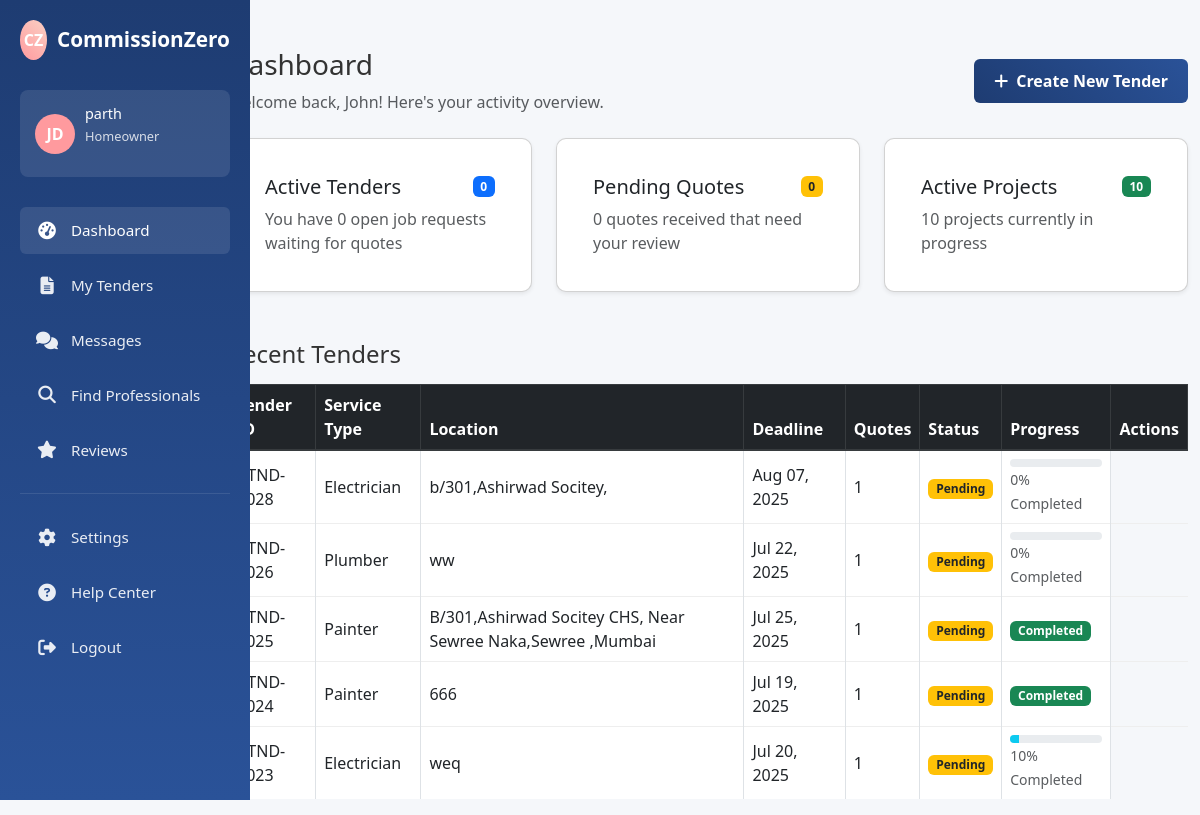
Screenshot of /customer_dashboard/ (signed in) with the database file from the repository.
### CommissionZeroApp/models.py (models this page shows, shortened)
class Tender(models.Model):
    SERVICE_CATEGORIES = [
        ('electrician', 'Electrician'),
        ('plumber', 'Plumber'),
        ('painter', 'Painter'),
        ('carpenter', 'Carpenter'),
        ('solar', 'Solar Electrician'),
    ]
    URGENCY_CHOICES = [
        ('urgent', 'Urgent (Within 24 hours)'),
        ('soon', 'Soon (Within a week)'),
        ('flexible', 'Flexible (No specific deadline)'),
    ]
    user = models.ForeignKey(User, on_delete=models.CASCADE)
    title = models.CharField(max_length=255)
    description = models.TextField()
    category = models.CharField(max_length=50, choices=SERVICE_CATEGORIES)
    budget = models.PositiveIntegerField(blank=True, null=True)
    urgency = models.CharField(max_length=20, choices=URGENCY_CHOICES)
    address = models.CharField(max_length=255)
    postcode = models.CharField(max_length=10)
    start_date = models.DateField(blank=True, null=True)
    deadline = models.DateField()
    notes = models.TextField(blank=True)
    images = models.ImageField(upload_to='tender_images/', blank=True, null=True)
    status = models.CharField(max_length=20, default='open')
    created_at = models.DateTimeField(auto_now_add=True)

### CommissionZeroApp/views.py (the view)
# urls.py: path('customer_dashboard/', views.customer_dashboard, name='customer_dashboard'),
@role_required(['customer'])
@login_required
def customer_dashboard(request):
    user = request.user
    active_tenders_count = Tender.objects.filter(user=user, status='open').count()
    pending_quotes_count = Quotation.objects.filter(tender__user=user, status='pending').count()
    active_projects_count = Tender.objects.filter(user=user, status='ongoing').count()
    tenders = (
        Tender.objects
        .filter(user=user)
        .annotate(num_quotes=Count('quotation'))
        .order_by('-created_at')[:5]
    )
    for tender in tenders:
        try:
            quotation = Quotation.objects.filter(tender=tender).order_by('-created_at').first()
            tender.progress = quotation.progress if quotation else None
        except Exception:
            tender.progress = None
    context = {
        'tenders': tenders,
        'active_tenders_count': active_tenders_count,
        'pending_quotes_count': pending_quotes_count,
        'active_projects_count': active_projects_count,
    }
    return render(request, 'CommissionZeroApp/customer/customer_dashboard.html', context)

### CommissionZeroApp/context_processors.py (called while the page is built)
def provider_avg_rating(request):
    if request.user.is_authenticated and hasattr(request.user, 'role') and request.user.role == 'provider':
        avg_rating = Review.objects.filter(provider=request.user).aggregate(avg=Avg('rating'))['avg']
        return {'avg_rating': round(avg_rating or 0, 1)}
    return {}

### CommissionZeroApp/templates/CommissionZeroApp/customer/customer_dashboard.html (shortened to what this page needs)
{% block content %}
{% load static %}
<!DOCTYPE html>
<html lang="en">
<head>
  <link href="https://cdn.jsdelivr.net/npm/bootstrap@5.3.0/dist/css/bootstrap.min.css" rel="stylesheet">
  <link rel="stylesheet" href="{% static 'css/customer/customer_dashboard.css' %}">
  <link rel="stylesheet" href="https://cdnjs.cloudflare.com/ajax/libs/font-awesome/6.4.0/css/all.min.css" />
</head>
<body>
  {% include "sidebar_customer.html" %}
  <div class="container mt-5">
    <div class="d-flex justify-content-between align-items-center mb-4">
      <div>
        <h1 class="h3">Dashboard</h1>
        <p class="text-muted mb-0">Welcome back, John! Here's your activity overview.</p>
      </div>
      <a href="/tender_creation" class="btn btn-primary">
        <i class="fas fa-plus me-2"></i>Create New Tender
      </a>
    </div>
    <div class="row g-4 mb-5">
      <div class="col-md-4">
        <div class="card shadow-sm h-100">
          <div class="card-body">
            <div class="d-flex justify-content-between align-items-center">
              <h5 class="card-title mb-0">Active Tenders</h5>
              <span class="badge bg-primary">{{ active_tenders_count }}</span>
            </div>
            <p class="card-text text-muted mt-2">You have {{ active_tenders_count }} open job requests waiting for quotes</p>
          </div>
        </div>
      </div>
      <div class="col-md-4">
        <div class="card shadow-sm h-100">
          <div class="card-body">
            <div class="d-flex justify-content-between align-items-center">
              <h5 class="card-title mb-0">Pending Quotes</h5>
              <span class="badge bg-warning text-dark">{{ pending_quotes_count }}</span>
            </div>
            <p class="card-text text-muted mt-2">{{ pending_quotes_count }} quotes received that need your review</p>
          </div>
        </div>
      </div>
      <div class="col-md-4">
        <div class="card shadow-sm h-100">
          <div class="card-body">
            <div class="d-flex justify-content-between align-items-center">
              <h5 class="card-title mb-0">Active Projects</h5>
              <span class="badge bg-success">{{ active_projects_count }}</span>
            </div>
            <p class="card-text text-muted mt-2">{{ active_projects_count }} projects currently in progress</p>
          </div>
        </div>
      </div>
    </div>
    <h4 class="mb-3">Recent Tenders</h4>
    <div class="table-responsive">
      <table class="table table-bordered table-hover align-middle">
        <thead class="table-dark">
          <tr>
            <th scope="col">Tender ID</th>
            <th scope="col">Service Type</th>
            <th scope="col">Location</th>
            <th scope="col">Deadline</th>
            <th scope="col">Quotes</th>
            <th scope="col">Status</th>
            <th scope="col">Progress</th>
            <th scope="col">Actions</th>
          </tr>
        </thead>
        <tbody>
          {% for tender in tenders %}
          <tr>
            <td>#TND-{{ tender.id|stringformat:"04d" }}</td>
            <td>{{ tender.get_category_display }}</td>
            <td>{{ tender.address }}</td>
            <td>{{ tender.deadline|date:"M d, Y" }}</td>
            <td>{{ tender.num_quotes }}</td>
            <td>
              {% if tender.status == 'ongoing' %}
                <span class="badge bg-warning text-dark">Pending</span>
              {% elif tender.status == 'open' %}
                <span class="badge bg-success text-light">open</span>
              {% elif tender.status == 'completed' %}
                <span class="badge bg-secondary">Completed</span>
              {% else %}
                <span class="badge bg-warning text-dark">{{ tender.status|capfirst }}</span>
              {% endif %}
            </td>
            <td>
              {% if tender.status == 'accepted' or tender.status == 'ongoing' %}
                {% if tender.progress != None and tender.progress < 100 %}
                  <div class="progress" style="height: 8px;">
                    <div class="progress-bar bg-info" role="progressbar"
                         style="width: {{ tender.progress }}%;"
                         aria-valuenow="{{ tender.progress }}" aria-valuemin="0" aria-valuemax="100">
                    </div>
                  </div>
                  <small class="text-muted">{{ tender.progress }}% Completed</small>
                {% elif tender.progress == 100 %}
                  <span class="badge bg-success">Completed</span>
                {% else %}
                  <span class="text-muted">N/A</span>
                {% endif %}
              {% else %}
                <span class="text-muted">-</span>
              {% endif %}
            </td>
          </tr>
          {% empty %}
          <tr>
            <td colspan="7" class="text-center text-muted">No tenders found.</td>
          </tr>
          {% endfor %}
        </tbody>
      </table>
    </div>
  </div>
</body>
</html>
{% endblock %}

### templates/sidebar_customer.html (shortened to what this page needs)
{% block content %}
{% load static %}
<!DOCTYPE html>
<html lang="en">
<head>
    <link rel="stylesheet" href="https://cdnjs.cloudflare.com/ajax/libs/font-awesome/6.4.0/css/all.min.css">
    <link rel="stylesheet" href="{% static 'css/customer/sidebar_customer.css' %}">
</head>
<body>
<aside class="sidebar" id="sidebar">
    <div class="brand">
        <div class="logo">CZ</div>
        <div class="brand-name">CommissionZero</div>
    </div>
    <div class="user-profile">
        <div class="user-avatar">JD</div>
        <div class="user-info">
            <h4>{{ user.username }}</h4>
            <p>Homeowner</p>
        </div>
    </div>
    <nav class="nav-menu">
        {% url 'customer_dashboard' as customer_dashboard %}
        {% url 'tender_creation' as tender_creation %}
        {% url 'my_tenders' as my_tenders %}
        {% url 'messages_customer' as messages_customer %}
        {% url 'find_professionals' as find_professionals %}
        {% url 'reviews' as reviews %}
        <a href="{{ customer_dashboard }}" class="menu-item {% if request.path == customer_dashboard or request.path == tender_creation %}active{% endif %}">
            <i class="fas fa-tachometer-alt"></i>
            <span>Dashboard</span>
        </a>
        <a href="{{ my_tenders }}" class="menu-item {% if request.path == my_tenders %}active{% endif %}">
            <i class="fas fa-file-alt"></i>
            <span>My Tenders</span>
        </a>
        <a href="{{ messages_customer }}" class="menu-item {% if request.path == messages_customer %}active{% endif %}">
            <i class="fas fa-comments"></i>
            <span>Messages</span>
        </a>
        <a href="{{ find_professionals }}" class="menu-item {% if request.path == find_professionals %}active{% endif %}">
            <i class="fas fa-search"></i>
            <span>Find Professionals</span>
        </a>
        <a href="{{ reviews }}" class="menu-item {% if request.path == reviews %}active{% endif %}">
            <i class="fas fa-star"></i>
            <span>Reviews</span>
        </a>
        <div class="divider"></div>
        <a href="/settings" class="menu-item">
            <i class="fas fa-cog"></i>
            <span>Settings</span>
        </a>
        <a href="/help_center" class="menu-item">
            <i class="fas fa-question-circle"></i>
            <span>Help Center</span>
        </a>
        <a href="{% url 'logout' %}" class="menu-item">
            <i class="fas fa-sign-out-alt"></i>
            <span>Logout</span>
        </a>
    </nav>
</aside>
</body>
</html>
{% endblock %}

### static/css/customer/customer_dashboard.css (style rules this page uses)
:root { --primary: #1e3c72; --secondary: #2a5298; --accent: #ff9a9e; --light: #f5f7fa; --dark: #333; --success: #4caf50; --warning: #ffc107; --danger: #f44336; }
* { margin: 0; padding: 0; box-sizing: border-box; font-family: "Segoe UI", Tahoma, Geneva, Verdana, sans-serif; }
body { background-color: #f5f7fa; color: #333; }
.container { margin-left: 18%; }
.sidebar { background: linear-gradient(180deg, var(--primary), var(--secondary)); color: white; padding: 30px 20px; position: relative; }
.menu-item { display: flex; align-items: center; padding: 12px 15px; margin-bottom: 10px; border-radius: 6px; color: rgba(255, 255, 255, 0.9); text-decoration: none; transition: all 0.3s; }
.menu-item.active, .menu-item:hover { background-color: rgba(255, 255, 255, 0.1); color: white; }
.menu-item i { margin-right: 10px; width: 20px; text-align: center; }
.btn { display: inline-block; padding: 10px 20px; background: linear-gradient(45deg, var(--primary), var(--secondary)); color: white; border: none; border-radius: 6px; font-weight: 600; cursor: pointer; text-decoration: none; transition: all 0.3s; }
.card { background-color: white; border-radius: 10px; padding: 20px; box-shadow: 0 5px 15px rgba(0, 0, 0, 0.05); }
table { width: 100%; border-collapse: collapse; }
th, td { padding: 15px; text-align: left; }
thead { background-color: var(--light); border-bottom: 2px solid #eee; }
tbody tr { border-bottom: 1px solid #eee; }
tbody tr:last-child { border-bottom: none; }

### static/css/customer/sidebar_customer.css (style rules this page uses)
:root { --primary: #1e3c72; --secondary: #2a5298; --accent: #ff9a9e; --light: #f5f7fa; --dark: #333; --sidebar-width: 250px; }
* { margin: 0; padding: 0; box-sizing: border-box; font-family: 'Segoe UI', Tahoma, Geneva, Verdana, sans-serif; }
body { display: flex; background-color: var(--light); min-height: 100vh; }
.sidebar { background: linear-gradient(180deg, var(--primary), var(--secondary)); color: white; width: var(--sidebar-width); min-height: 100vh; position: fixed; top: 0; left: 0; padding: 20px; display: flex; flex-direction: column; z-index: 100; transition: all 0.3s; }
.brand { display: flex; align-items: center; margin-bottom: 30px; }
.logo { width: 40px; height: 40px; background: linear-gradient(45deg, var(--accent), #fad0c4); border-radius: 50%; display: flex; align-items: center; justify-content: center; margin-right: 10px; font-weight: bold; }
.brand-name { font-size: 1.3rem; font-weight: 700; }
.user-profile { display: flex; align-items: center; padding: 15px; background-color: rgba(255,255,255,0.1); border-radius: 8px; margin-bottom: 30px; }
.user-avatar { width: 40px; height: 40px; border-radius: 50%; background-color: var(--accent); display: flex; align-items: center; justify-content: center; margin-right: 10px; color: white; font-weight: bold; }
.user-info h4 { font-size: 0.9rem; margin-bottom: 5px; }
.user-info p { font-size: 0.8rem; opacity: 0.8; }
.nav-menu { flex-grow: 1; overflow-y: auto; }
.menu-item { display: flex; align-items: center; padding: 12px 15px; margin-bottom: 8px; border-radius: 6px; color: rgba(255,255,255,0.9); text-decoration: none; transition: all 0.3s; }
.menu-item.active, .menu-item:hover { background-color: rgba(255,255,255,0.1); color: white; }
.menu-item i { width: 24px; text-align: center; margin-right: 12px; font-size: 1.1rem; }
.menu-item span { font-size: 0.95rem; }
.divider { height: 1px; background-color: rgba(255,255,255,0.1); margin: 20px 0; }

### rows the page displays
Tender: id "0028", category "Electrician", address "b/301,Ashirwad Socitey,", deadline "Aug 07, 2025", num_quotes "1", status "Pending", progress "0"
Tender: id "0026", category "Plumber", address "ww", deadline "Jul 22, 2025", num_quotes "1", status "Pending", progress "0"
Tender: id "0025", category "Painter", address "B/301,Ashirwad Socitey CHS, Near Sewree Naka,Sewree ,Mumbai", deadline "Jul 25, 2025", num_quotes "1", status "Pending"
Tender: id "0024", category "Painter", address "666", deadline "Jul 19, 2025", num_quotes "1", status "Pending"
Tender: id "0023", category "Electrician", address "weq", deadline "Jul 20, 2025", num_quotes "1", status "Pending", progress "10"

### other values shown
{{ user.username }} "parth"
{{ active_tenders_count }} "0"
{{ pending_quotes_count }} "0"
{{ active_projects_count }} "10"
